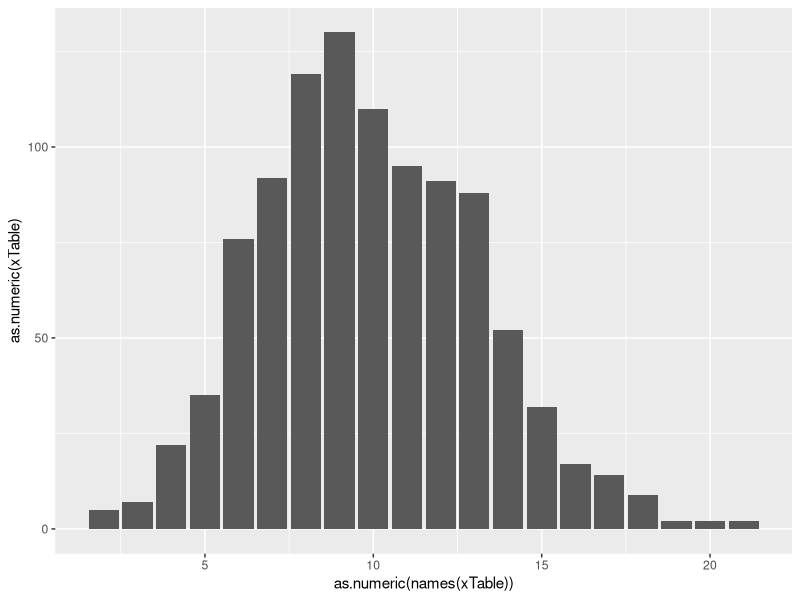
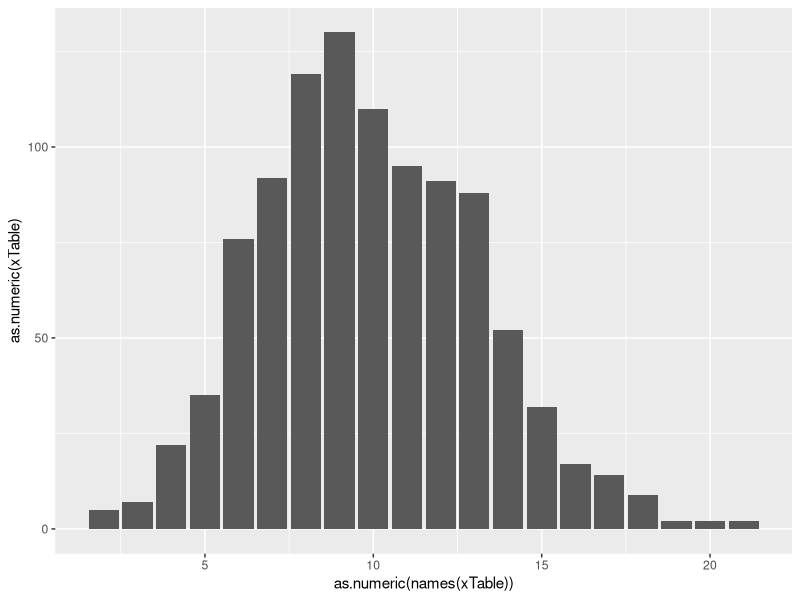

Here is the R script that generated these plots, in order:
library(ggplot2)


xxx <- rpois(1000, 10)
xTable <- table(xxx)

ggplot(data = NULL, aes(x=as.numeric(names(xTable)), y=as.numeric(xTable))) +
geom_bar(stat="identity", wdith=45)

ggsave("hist.png")
